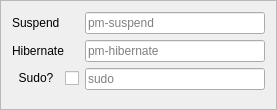
<?xml version="1.0" encoding="UTF-8"?>
<ui version="4.0">
 <class>PowerManagement</class>
 <widget class="QFrame" name="PowerManagement">
  <property name="geometry">
   <rect>
    <x>0</x>
    <y>0</y>
    <width>277</width>
    <height>110</height>
   </rect>
  </property>
  <property name="windowTitle">
   <string>Frame</string>
  </property>
  <property name="frameShape">
   <enum>QFrame::StyledPanel</enum>
  </property>
  <property name="frameShadow">
   <enum>QFrame::Raised</enum>
  </property>
  <layout class="QFormLayout" name="formLayout">
   <item row="0" column="0">
    <widget class="QLabel" name="label">
     <property name="text">
      <string>Suspend</string>
     </property>
    </widget>
   </item>
   <item row="0" column="1">
    <widget class="QLineEdit" name="suspendEdit">
     <property name="text">
      <string/>
     </property>
     <property name="placeholderText">
      <string>pm-suspend</string>
     </property>
    </widget>
   </item>
   <item row="1" column="0">
    <widget class="QLabel" name="label_2">
     <property name="text">
      <string>Hibernate</string>
     </property>
    </widget>
   </item>
   <item row="1" column="1">
    <widget class="QLineEdit" name="hibernateEdit">
     <property name="text">
      <string/>
     </property>
     <property name="placeholderText">
      <string>pm-hibernate</string>
     </property>
    </widget>
   </item>
   <item row="2" column="0">
    <widget class="QCheckBox" name="checkBox">
     <property name="layoutDirection">
      <enum>Qt::RightToLeft</enum>
     </property>
     <property name="text">
      <string>Sudo?  </string>
     </property>
    </widget>
   </item>
   <item row="2" column="1">
    <widget class="QLineEdit" name="rootPrivEdit">
     <property name="layoutDirection">
      <enum>Qt::LeftToRight</enum>
     </property>
     <property name="text">
      <string/>
     </property>
     <property name="placeholderText">
      <string>sudo</string>
     </property>
    </widget>
   </item>
  </layout>
 </widget>
 <resources/>
 <connections>
  <connection>
   <sender>checkBox</sender>
   <signal>toggled(bool)</signal>
   <receiver>rootPrivEdit</receiver>
   <slot>setVisible(bool)</slot>
   <hints>
    <hint type="sourcelabel">
     <x>72</x>
     <y>77</y>
    </hint>
    <hint type="destinationlabel">
     <x>123</x>
     <y>84</y>
    </hint>
   </hints>
  </connection>
 </connections>
</ui>
